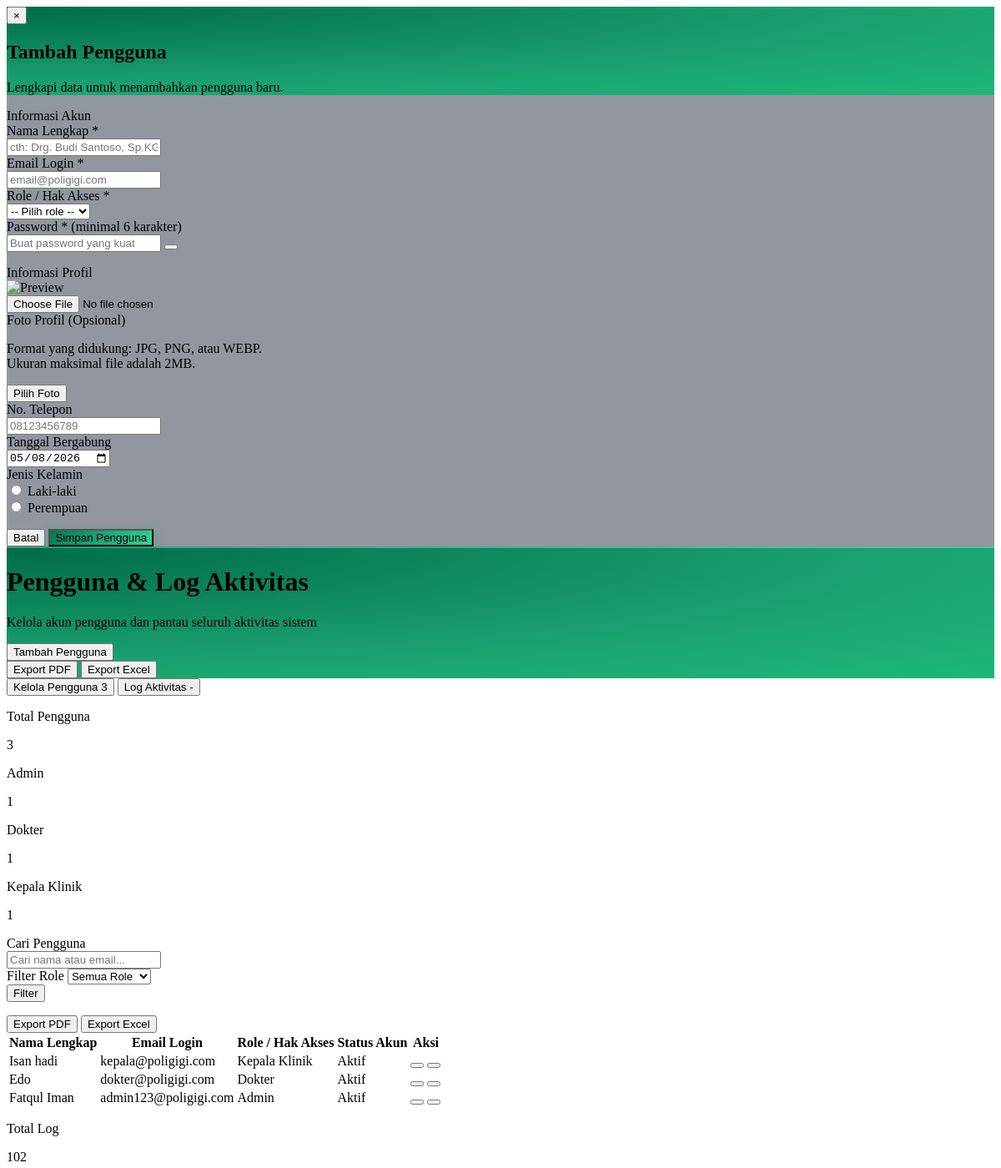
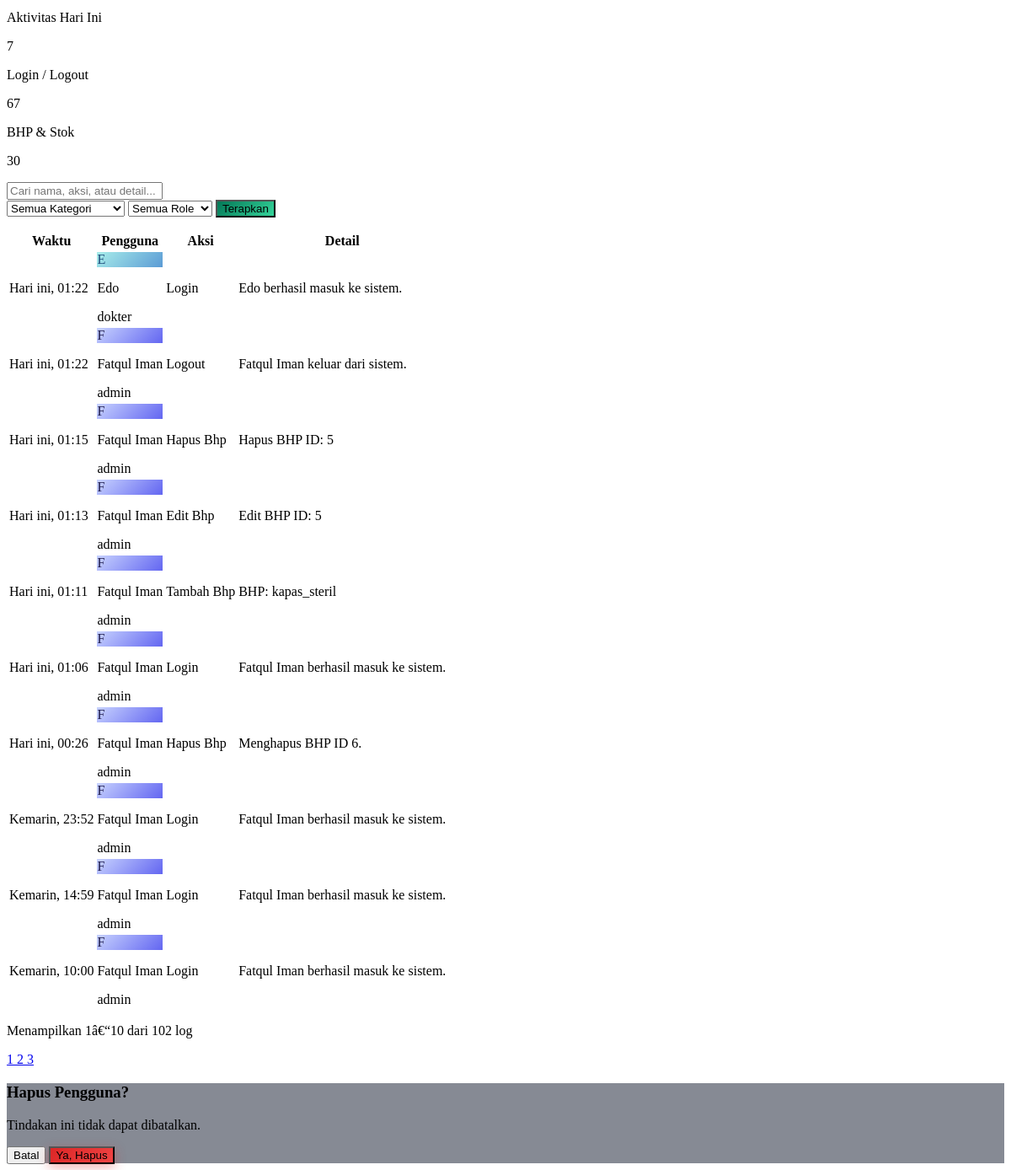
Page /admin/contents/pengguna.php on the committed database (2 pictures, top to bottom).
### tables this page shows
CREATE TABLE `user` (
  `id_user` int UNSIGNED NOT NULL,
  `Nama_lengkap` varchar(100) NOT NULL,
  `Email` varchar(255) NOT NULL,
  `No_telp` varchar(20) DEFAULT NULL,
  `Jenis_kelamin` enum('Laki-laki','Perempuan') DEFAULT NULL,
  `Tanggal_bergabung` date DEFAULT NULL,
  `Foto` varchar(255) DEFAULT NULL,
  `Password` varchar(255) NOT NULL,
  `Role` enum('admin','dokter','kepala_klinik') NOT NULL,
  `Status_akun` enum('aktif','nonaktif') DEFAULT 'aktif'
);

CREATE TABLE `log_aktivitas` (
  `id_log` int UNSIGNED NOT NULL,
  `id_user` int UNSIGNED DEFAULT NULL COMMENT 'NULL jika user sudah dihapus',
  `nama_user` varchar(100) NOT NULL COMMENT 'Nama user saat log dibuat',
  `role_user` enum('admin','dokter','kepala_klinik') NOT NULL,
  `aksi` varchar(100) NOT NULL COMMENT 'Jenis tindakan: login, logout, tambah_bhp, dst',
  `kategori` enum('auth','pengguna','bhp','stok','laporan','sistem') NOT NULL DEFAULT 'sistem',
  `detail` text COMMENT 'Deskripsi lengkap tindakan',
  `ip_address` varchar(45) DEFAULT NULL COMMENT 'IPv4 atau IPv6',
  `waktu` datetime NOT NULL DEFAULT CURRENT_TIMESTAMP
);

### admin/contents/pengguna.php (the view, shortened to what the rows shown need)
<?php
$manager   = new UserManager();
$activeTab = $_GET['tab'] ?? 'kelola';
$u_p      = max(1, (int)($_GET['u_p'] ?? 1));
$u_limit  = 10;
$u_offset = ($u_p - 1) * $u_limit;
$u_filter = [
    'keyword' => $_GET['u_keyword'] ?? '',
    'role'    => $_GET['u_role']    ?? '',
    'limit'   => $u_limit,
    'offset'  => $u_offset
];
$users     = $manager->getAllUsers($u_filter);
$logObj      = new ActivityLog();
$logFilter   = [
    'keyword'   => $_GET['log_keyword']   ?? '',
    'kategori'  => $_GET['log_kategori']  ?? '',
    'role'      => $_GET['log_role']      ?? '',
];
$logPage     = max(1, (int)($_GET['log_page'] ?? 1));
$logLimit    = 10;
$logOffset   = ($logPage - 1) * $logLimit;
$logs        = $logObj->getLogs($logFilter, $logLimit, $logOffset);
        ?><!DOCTYPE html>
<div id="modal-tambah" class="fixed inset-0 z-[9999] hidden items-center justify-center p-4"
  style="background:rgba(15,23,42,0.45);backdrop-filter:blur(4px);"
  onclick="if(event.target===this)closeModal()">
  <div class="relative w-full max-w-2xl bg-white rounded-2xl shadow-2xl overflow-hidden flex flex-col"
    style="animation: modalIn .25s cubic-bezier(.34,1.56,.64,1) both; max-height:90vh;">
    <div class="relative px-7 pt-6 pb-5 flex-shrink-0"
      style="background:radial-gradient(ellipse at 0% 0%,#006B47 0%,#1A9F70 60%,#1DB879 100%);">
      <h2 class="font-bold text-white text-xl leading-tight">Tambah Pengguna</h2>
    </div>
  </div>
</div>
<div class="w-full p-4 sm:p-6 lg:p-8">
  <div class="max-w-[1400px] mx-auto space-y-6 w-full">
    <div class="relative w-full rounded-2xl overflow-hidden"
      style="background: radial-gradient(ellipse at 0% 0%, #006B47 0%, #1A9F70 60%, #1DB879 100%);">
      <div class="relative z-10 flex flex-col sm:flex-row items-start sm:items-center justify-between gap-4 px-6 py-6 sm:px-8 sm:py-7">
        <div class="flex items-center gap-4 sm:gap-5 min-w-0">
          <div class="flex flex-col gap-1 min-w-0">
            <h1 class="font-display font-bold text-white text-xl sm:text-2xl lg:text-3xl leading-tight">Pengguna &amp; Log Aktivitas</h1>
          </div>
        </div>
      </div>
    </div>
    <div id="content-kelola" class="<?= $activeTab === 'kelola' ? '' : 'hidden' ?>">
      <div class="bg-white rounded-2xl border border-slate-200 shadow-sm overflow-hidden">
        <div class="overflow-x-auto">
          <table class="w-full text-left">
            <thead>
              <tr class="border-b border-slate-100">
                <th class="px-5 py-4 font-plex text-xs font-semibold text-slate-500 uppercase tracking-wider">Nama Lengkap</th>
                <th class="px-5 py-4 font-plex text-xs font-semibold text-slate-500 uppercase tracking-wider">Email Login</th>
                <th class="px-5 py-4 font-plex text-xs font-semibold text-slate-500 uppercase tracking-wider">Role / Hak Akses</th>
                <th class="px-5 py-4 font-plex text-xs font-semibold text-slate-500 uppercase tracking-wider">Status Akun</th>
                <th class="px-5 py-4 font-plex text-xs font-semibold text-slate-500 uppercase tracking-wider text-center">Aksi</th>
              </tr>
            </thead>
            <tbody id="user-table-body" class="divide-y divide-slate-100">
              <?php if (empty($users)): ?>
              <tr>
                <td colspan="5" class="px-5 py-12 text-center font-plex text-slate-400">
                  <i class="fas fa-users text-4xl mb-3 opacity-30 block"></i>
                  Belum ada pengguna. Klik "Tambah Pengguna" untuk memulai.
                </td>
              </tr>
              <?php else: ?>
              <?php foreach ($users as $u): ?>
              <?php
                $roleLabel  = ['admin' => 'Admin', 'dokter' => 'Dokter', 'kepala_klinik' => 'Kepala Klinik'][$u['Role']] ?? $u['Role'];
                $roleIcon   = ['admin' => 'fa-shield-halved', 'dokter' => 'fa-user-doctor', 'kepala_klinik' => 'fa-hospital-user'][$u['Role']] ?? 'fa-user';
                $roleBg     = ['admin' => 'bg-indigo-50 text-indigo-600', 'dokter' => 'bg-emerald-50 text-emerald-600', 'kepala_klinik' => 'bg-amber-50 text-amber-600'][$u['Role']] ?? 'bg-slate-50 text-slate-600';
                $isAktif    = $u['Status_akun'] === 'aktif';
              ?>
              <tr class="hover:bg-slate-50/50 transition-colors" id="row-<?php echo $u['id_user']; ?>">
                <td class="px-5 py-4 font-plex text-sm font-medium text-slate-700"><?php echo htmlspecialchars($u['Nama_lengkap']); ?></td>
                <td class="px-5 py-4 font-plex text-sm text-slate-500"><?php echo htmlspecialchars($u['Email']); ?></td>
                <td class="px-5 py-4">
                  <span class="inline-flex items-center gap-1.5 px-3 py-1 rounded-full text-xs font-semibold font-plex <?php echo $roleBg; ?>">
                    <i class="fas <?php echo $roleIcon; ?> text-[10px]"></i> <?php echo $roleLabel; ?>
                  </span>
                </td>
                <td class="px-5 py-4">
                  <span id="status-text-<?php echo $u['id_user']; ?>"
                    class="font-plex text-sm font-semibold <?php echo $isAktif ? 'text-emerald-500' : 'text-slate-400'; ?>">
                    <?php echo $isAktif ? 'Aktif' : 'Nonaktif'; ?>
                  </span>
                </td>
                <td class="px-5 py-4">
                  <div class="flex items-center justify-center gap-2">
                    <button onclick="toggleStatus(<?php echo $u['id_user']; ?>)"
                      id="btn-toggle-<?php echo $u['id_user']; ?>"
                      title="<?php echo $isAktif ? 'Nonaktifkan' : 'Aktifkan'; ?> akun"
                      class="w-8 h-8 rounded-lg flex items-center justify-center transition-colors <?php echo $isAktif ? 'bg-red-50 text-red-400 hover:bg-red-100' : 'bg-emerald-50 text-emerald-500 hover:bg-emerald-100'; ?>">
                    </button>
                    <button onclick="hapusUser(<?php echo $u['id_user']; ?>, '<?php echo htmlspecialchars($u['Nama_lengkap'], ENT_QUOTES); ?>')"
                      title="Hapus pengguna"
                      class="w-8 h-8 rounded-lg bg-slate-50 flex items-center justify-center text-slate-400 hover:bg-red-50 hover:text-red-400 transition-colors">
                    </button>
                  </div>
                </td>
              </tr>
            <?php endforeach; ?>
            <?php endif; ?>
          </tbody>
        </table>
      </div>
    </div>
    </div>
    <div id="content-log" class="<?= $activeTab === 'log' ? '' : 'hidden' ?>">
      <div class="bg-white rounded-2xl border border-slate-200 shadow-sm overflow-hidden">
        <div class="overflow-x-auto">
          <table class="w-full text-left">
            <thead>
              <tr class="border-b border-slate-100">
                <th class="px-5 py-4 font-plex text-xs font-semibold text-slate-500 uppercase tracking-wider">Waktu</th>
                <th class="px-5 py-4 font-plex text-xs font-semibold text-slate-500 uppercase tracking-wider">Pengguna</th>
                <th class="px-5 py-4 font-plex text-xs font-semibold text-slate-500 uppercase tracking-wider">Aksi</th>
                <th class="px-5 py-4 font-plex text-xs font-semibold text-slate-500 uppercase tracking-wider">Detail</th>
              </tr>
            </thead>
            <tbody class="divide-y divide-slate-100">
              <?php if (empty($logs)): ?>
              <tr>
                <td colspan="4" class="px-5 py-12 text-center font-plex text-slate-400">
                  <i class="fas fa-heart-pulse text-4xl mb-3 opacity-30 block"></i>
                  <?php echo $logFilter['keyword'] || $logFilter['kategori'] || $logFilter['role']
                    ? 'Tidak ada log yang cocok dengan filter.' : 'Belum ada aktivitas tercatat.'; ?>
                </td>
              </tr>
              <?php else: ?>
              <?php foreach ($logs as $log): ?>
              <?php
                $avatarStyle = match($log['role_user']) {
                  'admin'         => 'background:linear-gradient(135deg,#c7d2fe 0%,#6366f1 100%);color:#1e1b4b',
                  'dokter'        => 'background:linear-gradient(135deg,#a8edea 0%,#5b9bd5 100%);color:#1e4a7a',
                  'kepala_klinik' => 'background:linear-gradient(135deg,#fde68a 0%,#f59e0b 100%);color:#78350f',
                  default         => 'background:#e2e8f0;color:#475569',
                };
                $avatarInit = strtoupper(substr($log['nama_user'], 0, 1));
                $aksiBadge = match($log['kategori']) {
                  'auth'     => 'bg-blue-50 text-blue-600',
                  'pengguna' => 'bg-purple-50 text-purple-600',
                  'bhp'      => 'bg-emerald-50 text-emerald-600',
                  'stok'     => 'bg-cyan-50 text-cyan-600',
                  'laporan'  => 'bg-amber-50 text-amber-600',
                  default    => 'bg-slate-100 text-slate-500',
                };
                $aksiLabel = str_replace('_', ' ', $log['aksi']);
                $aksiLabel = ucwords($aksiLabel);
                $waktuTmp  = strtotime($log['waktu']);
                $hari      = date('Y-m-d', $waktuTmp);
                $today     = date('Y-m-d');
                $yesterday = date('Y-m-d', strtotime('-1 day'));
                $waktuLabel = ($hari === $today) ? 'Hari ini, ' . date('H:i', $waktuTmp)
                            : (($hari === $yesterday) ? 'Kemarin, ' . date('H:i', $waktuTmp)
                            : date('d/m/Y H:i', $waktuTmp));
              ?>
              <tr class="hover:bg-slate-50/50 transition-colors">
                <td class="px-5 py-4">
                  <div class="flex items-center gap-2">
                    <span class="font-plex text-sm text-slate-600"><?php echo $waktuLabel; ?></span>
                  </div>
                </td>
                <td class="px-5 py-4">
                  <div class="flex items-center gap-3">
                    <div class="w-8 h-8 rounded-full flex items-center justify-center text-xs font-semibold flex-shrink-0"
                      style="<?php echo $avatarStyle; ?>"><?php echo $avatarInit; ?></div>
                    <div>
                      <p class="font-plex text-sm font-medium text-slate-700"><?php echo htmlspecialchars($log['nama_user']); ?></p>
                      <p class="font-plex text-xs text-slate-400"><?php echo htmlspecialchars($log['role_user']); ?></p>
                    </div>
                  </div>
                </td>
                <td class="px-5 py-4">
                  <span class="inline-flex items-center gap-1.5 px-3 py-1 rounded-full text-xs font-semibold font-plex <?php echo $aksiBadge; ?>">
                    <?php echo htmlspecialchars($aksiLabel); ?>
                  </span>
                </td>
                <td class="px-5 py-4 font-plex text-sm text-slate-600 max-w-[300px] truncate" title="<?php echo htmlspecialchars($log['detail']); ?>">
                  <?php echo htmlspecialchars($log['detail'] ?: '-'); ?>
                </td>
              </tr>
              <?php endforeach; ?>
              <?php endif; ?>
            </tbody>
          </table>
        </div>
      </div>
    </div>
  </div>
</div>

### rows in the picture
user: Nama_lengkap "Isan hadi", Email "kepala@poligigi.com", Role "Kepala Klinik", Status_akun "Aktif"
user: Nama_lengkap "Edo", Email "dokter@poligigi.com", Role "Dokter", Status_akun "Aktif"
user: Nama_lengkap "Fatqul Iman", Email "admin123@poligigi.com", Role "Admin", Status_akun "Aktif"
log_aktivitas: nama_user "E", nama_user "Edo", role_user "dokter", aksi "Login", detail "Edo berhasil masuk ke sistem."
log_aktivitas: nama_user "F", nama_user "Fatqul Iman", role_user "admin", aksi "Logout", detail "Fatqul Iman keluar dari sistem."
log_aktivitas: nama_user "F", nama_user "Fatqul Iman", role_user "admin", aksi "Hapus Bhp", detail "Hapus BHP ID: 5"
log_aktivitas: nama_user "F", nama_user "Fatqul Iman", role_user "admin", aksi "Edit Bhp", detail "Edit BHP ID: 5"
log_aktivitas: nama_user "F", nama_user "Fatqul Iman", role_user "admin", aksi "Tambah Bhp", detail "BHP: kapas_steril"
log_aktivitas: nama_user "F", nama_user "Fatqul Iman", role_user "admin", aksi "Login", detail "Fatqul Iman berhasil masuk ke sistem."
log_aktivitas: nama_user "F", nama_user "Fatqul Iman", role_user "admin", aksi "Hapus Bhp", detail "Menghapus BHP ID 6."
log_aktivitas: nama_user "F", nama_user "Fatqul Iman", role_user "admin", aksi "Login", detail "Fatqul Iman berhasil masuk ke sistem."
log_aktivitas: nama_user "F", nama_user "Fatqul Iman", role_user "admin", aksi "Login", detail "Fatqul Iman berhasil masuk ke sistem."
log_aktivitas: nama_user "F", nama_user "Fatqul Iman", role_user "admin", aksi "Login", detail "Fatqul Iman berhasil masuk ke sistem."

### other values in the picture
$total "3"
$adminCnt "1"
$dokterCnt "1"
$kepalaCnt "1"
$logTotal "102"
$logHariIni "7"
$logKategori['auth'] "67"
$logKategori['bhp'] + $logKategori['stok'] "30"
min($logOffset + 1, $logTotal) "1"
min($logOffset + $logLimit, $logTotal) "10"
